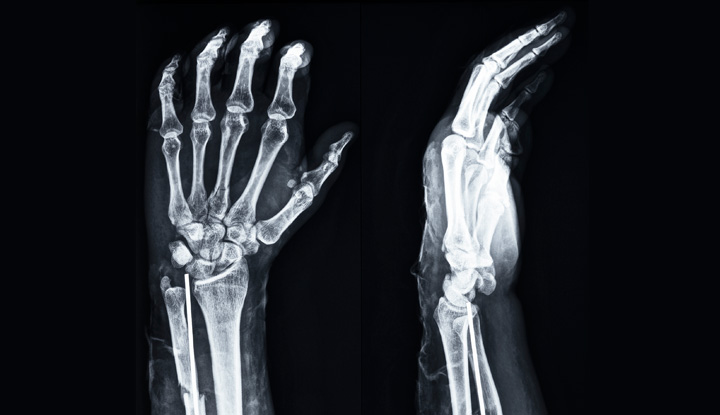
#> input picture ex3/bone.jpg, 720 x 415 px, found by its file name
$ python ex3_threshold.py
#> lines starting #> are read from the running program, lines starting #| are printed output that depends on the picture; after the words box and inside, x2 and y2 are one past the last pixel; in counts of white or black regions, pixels touching at a corner belong together
import cv2
import matplotlib.pyplot as plt

# 1. Read image in grayscale
img_path = r"C:\CV Programs\ex3\bone.jpg"
img = cv2.imread(img_path, cv2.IMREAD_GRAYSCALE)
#> img: shape (415, 720); min 0, max 255, mean 39.8

if img is None:
    print("Error: Check image path!")
    exit()

# 2. Simple Thresholding
_, simple = cv2.threshold(img, 127, 255, cv2.THRESH_BINARY)
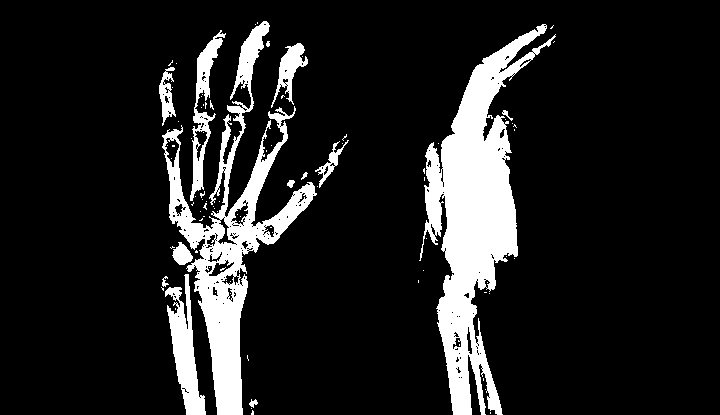
#> simple: shape (415, 720); 13.2% white; 90 white regions (77 under 20 px), largest, box (x1, y1, x2, y2) and area: (419, 24, 556, 415) 19224, (162, 21, 317, 415) 13477, (165, 274, 206, 415) 2466

# 3. Adaptive Thresholding
adaptive = cv2.adaptiveThreshold(img, 255, cv2.ADAPTIVE_THRESH_MEAN_C,
                                 cv2.THRESH_BINARY, 11, 2)
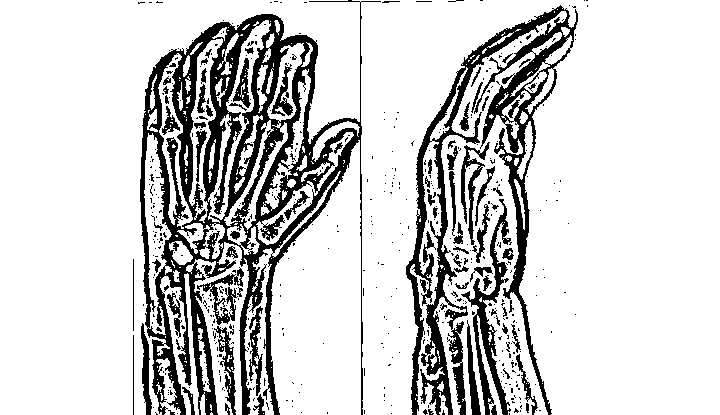
#> adaptive: shape (415, 720); 81.8% white; 535 black regions (455 under 20 px), largest, box (x1, y1, x2, y2) and area: (140, 0, 381, 415) 27414, (406, 5, 578, 415) 13910, (461, 199, 512, 415) 2424

# 4. Otsu’s Thresholding
_, otsu = cv2.threshold(img, 0, 255, cv2.THRESH_BINARY + cv2.THRESH_OTSU)
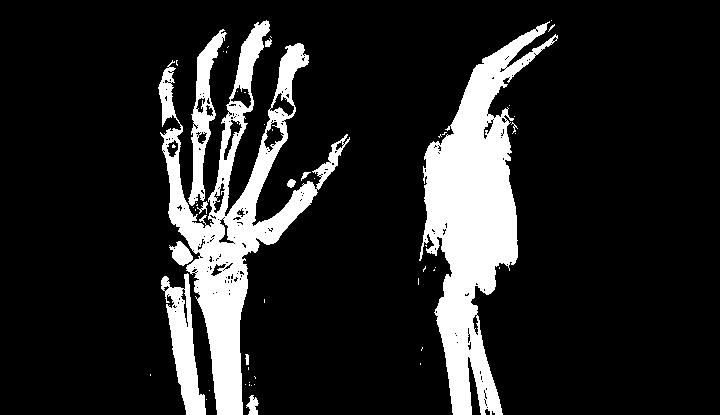
#> otsu: shape (415, 720); 14.9% white; 55 white regions (43 under 20 px), largest, box (x1, y1, x2, y2) and area: (419, 21, 558, 415) 21003, (158, 20, 350, 415) 17762, (161, 273, 206, 415) 2776

# 5. Display results
titles = ['Original', 'Simple', 'Adaptive', 'Otsu']
images = [img, simple, adaptive, otsu]

for i in range(4):
    plt.subplot(1, 4, i+1)
    plt.imshow(images[i], cmap='gray')
    plt.title(titles[i])
    plt.axis('off')

plt.show()
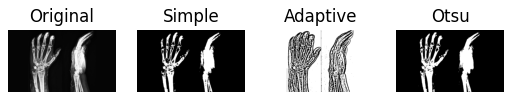
#> figure drawn by matplotlib, 4 panels
